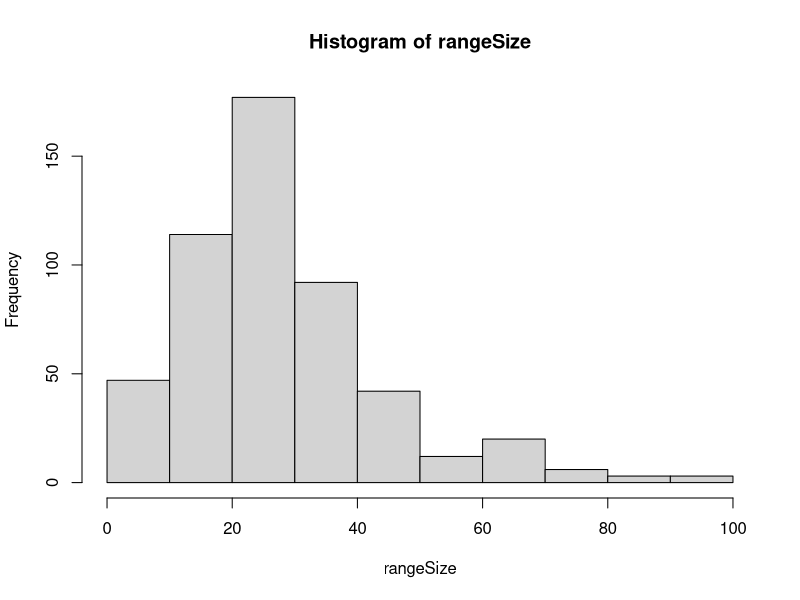
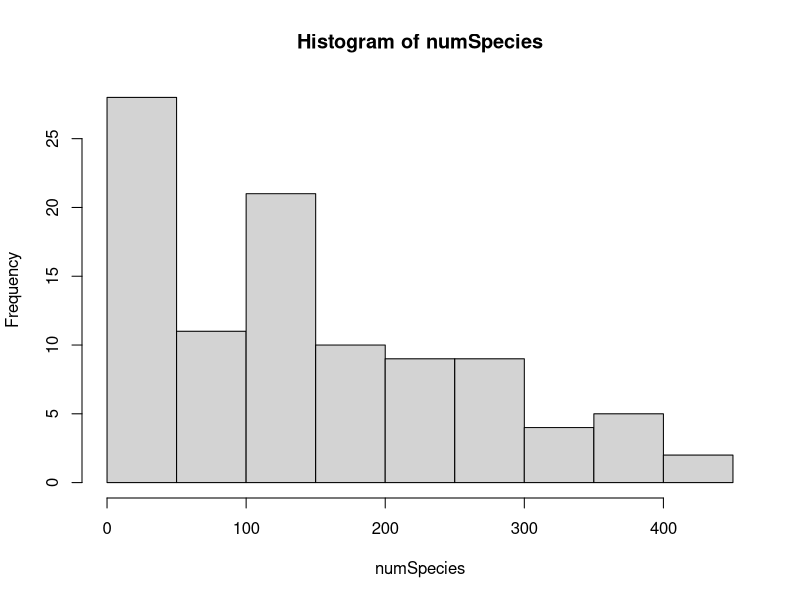
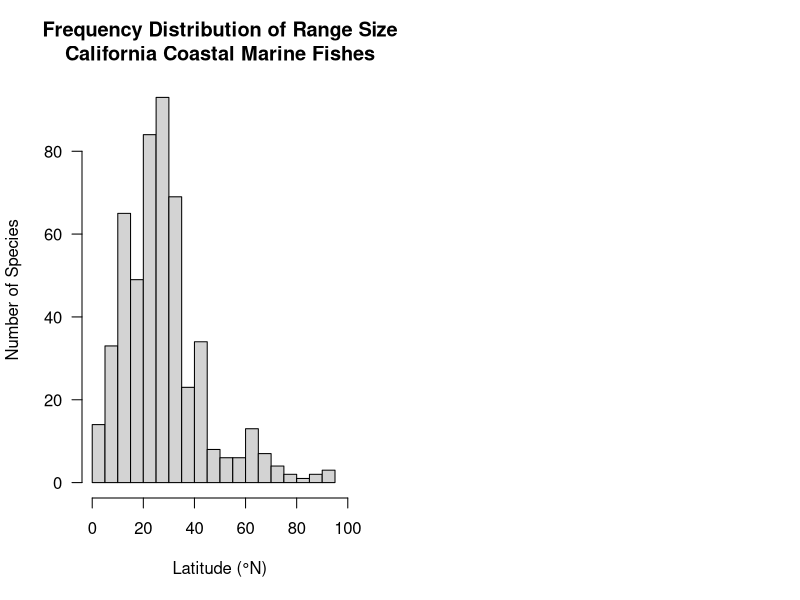
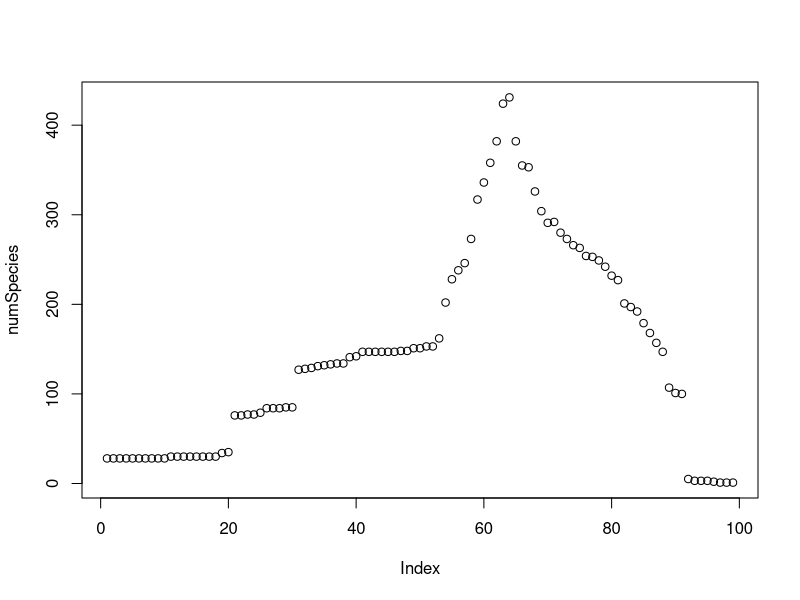
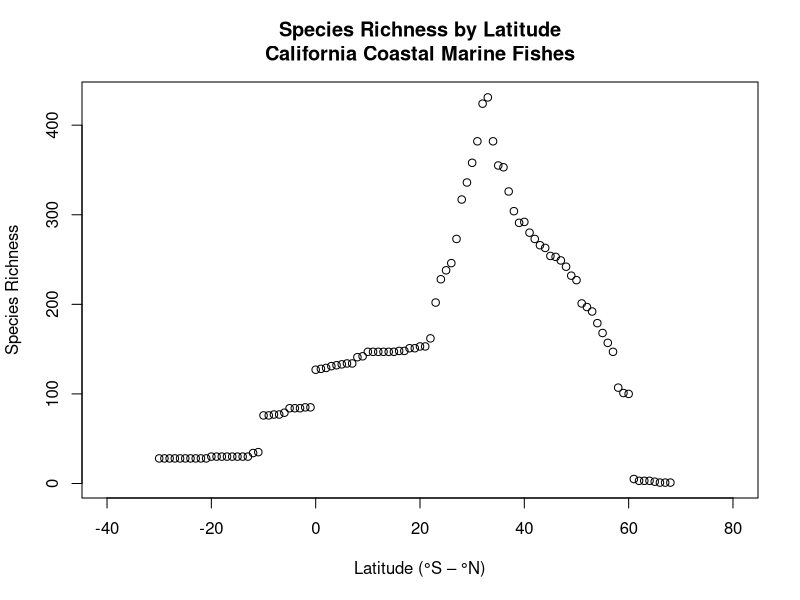
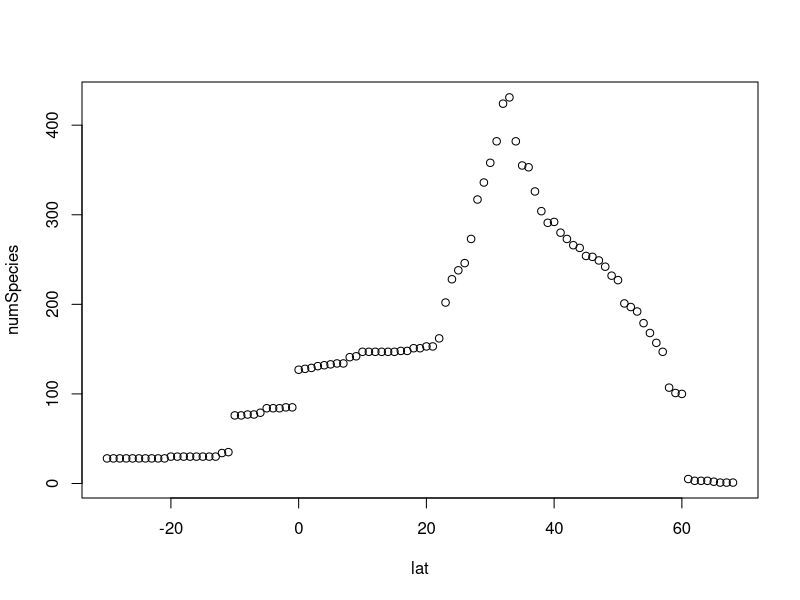
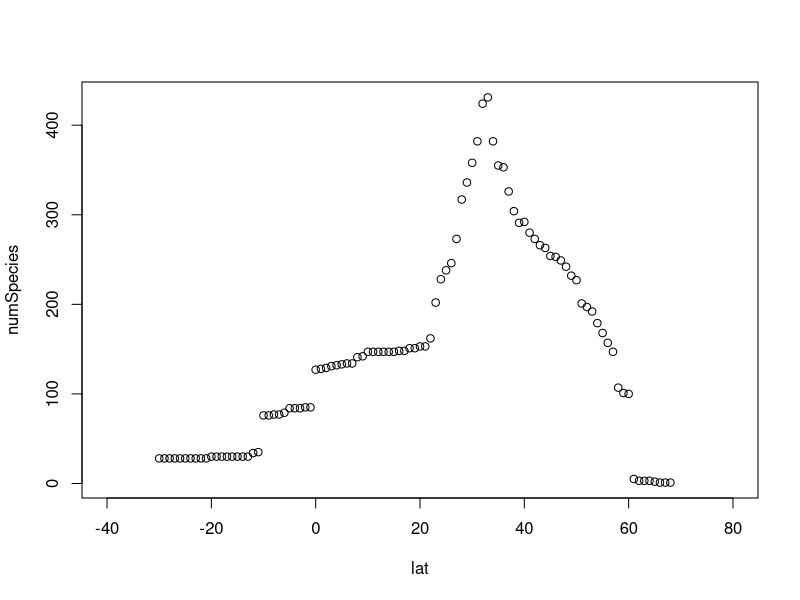

Here is the R script that generated these plots, in order:
setwd('biogeo')


### Part 1: Histograms
cafish <- read.csv('california_marine_fishes.csv', header=TRUE, row.names=1)

#cafish <- read.csv('http://mtaylor4.semo.edu/~goby/biogeo/california_marine_fishes.csv', header=TRUE, row.names=1)

rangeSize <- rowSums(cafish)
numSpecies <- colSums(cafish)

highSp <- ceiling(max(numSpecies)/10)*10

max(rangeSize)	# maximum number of degrees latitude occupied
min(rangeSize)	# minimum number of degrees latitude occupied
mean(rangeSize)	# mean number of degrees latitude occupied

hist(rangeSize)
hist(numSpecies)

op <- par(mfrow=c(1,2))

hist(rangeSize, breaks=20, xlim=c(0,100), las=1, ylab='Number of Species', xlab = 'Latitude (°N)', main='Frequency Distribution of Range Size\nCalifornia Coastal Marine Fishes')

#No need to do this one. Focus on species range.
#hist(numSpecies, breaks=20, xlim=c(0,500), las=1, ylab='Degrees of Latitude', xlab = 'Number ofSpecies', main='Frequency Distribution of Number of Species\nper Degree Latitude')

par(op)


## Part 2: Richness and Point Conception

plot(numSpecies)

lat <- seq(-30,68,1)

# These limits create a balanced distribution of tick marks
plot(numSpecies~lat, xlim=c(-40,80), xlab = 'Latitude (°S – °N)', ylab='Species Richness', main='Species Richness by Latitude\nCalifornia Coastal Marine Fishes')

# Plot again to use identify function
plot(numSpecies~lat)	# Skip xlim for now.
identify(numSpecies~lat)

latlabels <- colnames(cafish)	
latlabels		# View the result

plot(numSpecies~lat, xlim=c(-40,80))
identify(numSpecies~lat, labels=lat, cex=0.8)
